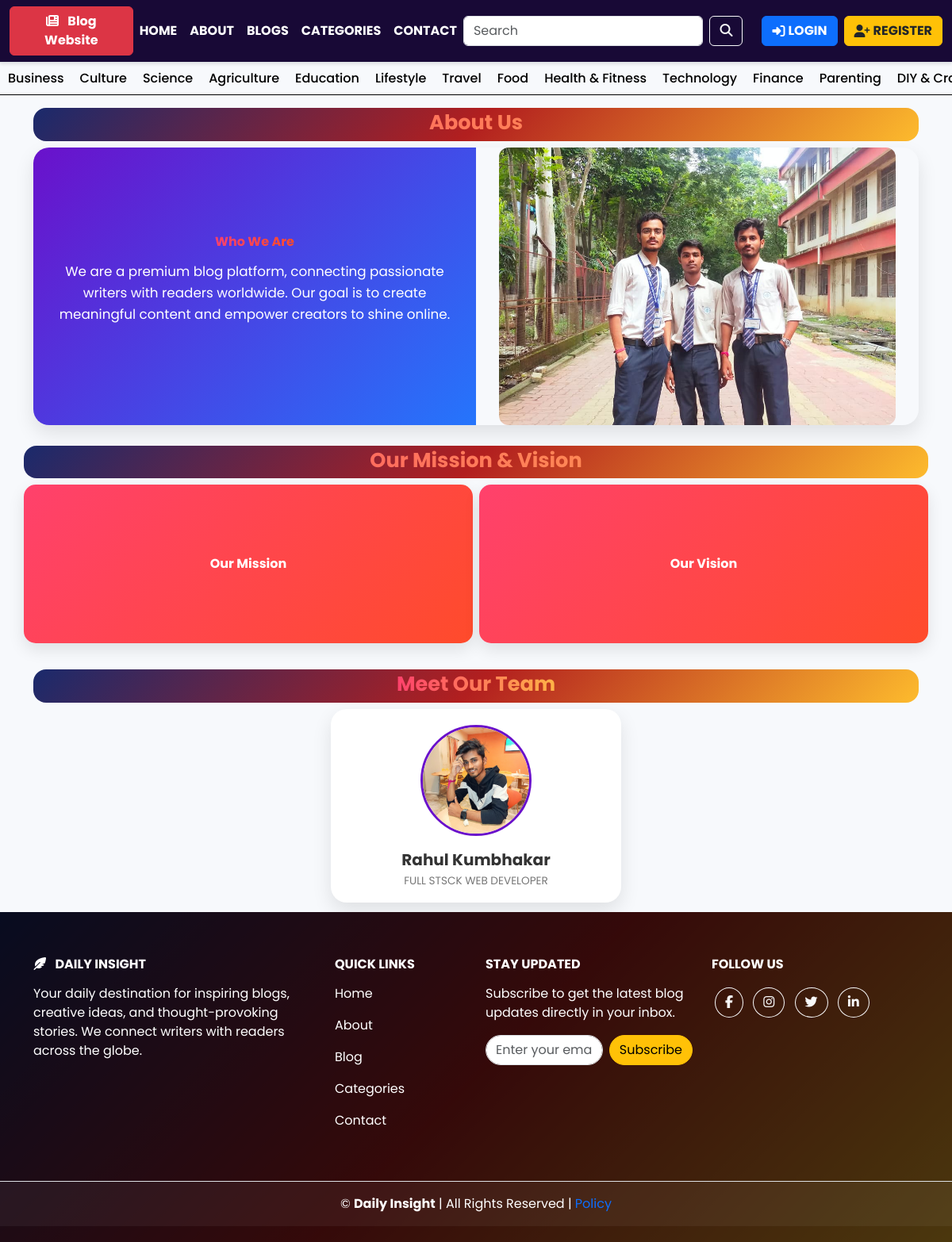
The page /about/ on the database its author committed.
### blog_app/models.py (models this page shows, shortened)
class Category(models.Model):
    category_name = models.CharField(max_length=100,unique=True)
    created_at=models.DateTimeField(auto_now_add=True)
    updated_at=models.DateTimeField(auto_now=True)
    class Meta:
        verbose_name_plural='categories'

class TeamGroupImage(models.Model):
    title = models.CharField(max_length=100, default="Our Team")
    image = models.ImageField(upload_to='group_images/')
    created_at = models.DateTimeField(auto_now_add=True)

class TeamMember(models.Model):
    name = models.CharField(max_length=100)
    description = models.TextField(blank=True)
    image = models.ImageField(upload_to='team/')
    twitter = models.URLField(blank=True)
    linkedin = models.URLField(blank=True)
    instagram = models.URLField(blank=True)
    bg_gradient = models.CharField(max_length=100, default='linear-gradient(135deg,#ff416c,#ffb347)')

### blog_app/views.py (the view)
# urls.py: path('about/',about,name='about'),
def about(request):
    team_members = TeamMember.objects.all()
    group_image = TeamGroupImage.objects.first()
    context = {
        'team_members': team_members,
        'group_image': group_image,  # optional model for group image
    }
    return render(request, 'about.html', context)

### blog_app/context_processors.py (called while the page is built)
def get_categories(request):
    categories=Category.objects.all()
    return {'categories': categories}

### templates/about.html (shortened to what this page needs)
{% extends './base/base.html' %}
{% block content %}
<section class="about-section container py-3 mb-3">
  <div class="container">
    <div class="text-center rounded-4 mb-2"
         style="background: linear-gradient(135deg, #1a2a6c, #b21f1f, #fdbb2d); padding: 3px 0;">
      <h2 class="section-title" style="margin-bottom: 5px; font-size: 1.6rem;">About Us</h2>
    </div>
    <div class="row g-0 mt-2">
      <div class="col-md-6 d-flex flex-column justify-content-center align-items-center about-text text-center p-3">
        <h1>Who We Are</h1>
        <p>
          We are a premium blog platform, connecting passionate writers with readers worldwide.
          Our goal is to create meaningful content and empower creators to shine online.
        </p>
      </div>
      <div class="col-md-6 about-image">
        {% if group_image %}
          <img src="{{ group_image.image.url }}" alt="Our Team">
        {% else %}
          <img src="/static/img/logo.png" alt="Blog Illustration">
        {% endif %}
      </div>
    </div>
  </div>
</section>
<section class="mission-vision container py-1">
  <div class="text-center rounded-4 mb-2"
       style="background: linear-gradient(135deg, #1a2a6c, #b21f1f, #fdbb2d); padding: 3px 0;">
    <h2 class="section-title" style="margin-bottom: 5px; font-size: 1.6rem;">Our Mission & Vision</h2>
  </div>
  <div class="row g-2">
    <div class="col-md-6">
      <div class="flip-card">
        <div class="flip-card-inner">
          <div class="flip-card-front">Our Mission</div>
          <div class="flip-card-back">
            Provide an engaging platform for writers to share knowledge, creativity,
            and connect with readers globally.
          </div>
        </div>
      </div>
    </div>
    <div class="col-md-6">
      <div class="flip-card">
        <div class="flip-card-inner">
          <div class="flip-card-front">Our Vision</div>
          <div class="flip-card-back">
            Become the leading blog community where ideas flourish, readers engage,
            and creators inspire globally.
          </div>
        </div>
      </div>
    </div>
  </div>
</section>
<section class="container py-1 mb-2">
  <div class="text-center rounded-4 mb-2 d-flex justify-content-center align-items-center"
       style="background: linear-gradient(135deg, #1a2a6c, #b21f1f, #fdbb2d); padding: 3px 0;">
    <h2 class="section-title" style="margin-bottom: 5px; font-size: 1.6rem;">Meet Our Team</h2>
  </div>
  <div class="row justify-content-center g-2">
    {% for member in team_members %}
    <div class="col-sm-6 col-md-4">
      <div class="team-card">
        <div class="team-img-wrapper">
          <img src="{{ member.image.url }}" alt="{{ member.name }}">
        </div>
        <div class="team-info p-2">
          <h5>{{ member.name }}</h5>
          <span>{{ member.description }}</span>
        </div>
      </div>
    </div>
    {% endfor %}
  </div>
</section>
{% endblock %}

### templates/base/categories.html
<div class="categories py-2" style="border-bottom: 1px solid black;">
  {% for i in categories%}
  <a href="{% url 'specific_category' i.id %}">{{i.category_name}}</a>
  {% endfor %}
</div>

### templates/base/header.html (style rules this page uses)
.categories { display: flex; overflow-x: auto; white-space: nowrap; scrollbar-width: none; -ms-overflow-style: none; }
.categories a { flex: 0 0 auto; margin: 0 10px; color: black; text-decoration: none; font-weight: 500; }

### templates/about.html (style rules this page uses)
body { font-family: 'Poppins', sans-serif; background: #f7f9fc; overflow-x: hidden; scroll-behavior: smooth; color: #333; }
.about-section { padding: 20px 0 20px 0; }
.about-section .row { border-radius: 20px; overflow: hidden; box-shadow: 0 10px 25px rgba(0,0,0,0.1); }
.about-text { background: linear-gradient(135deg, #6a11cb, #2575fc); color: #fff; padding: 20px; text-align: center; }
.about-text h1 { font-weight: 700; font-size: 1rem; margin-bottom: 15px; background: linear-gradient(90deg, #ff416c, #ff4b2b); -webkit-background-clip: text; -webkit-text-fill-color: transparent; }
.about-text p { font-size: 1.05rem; line-height: 1.6; }
.about-image { position: relative; display: flex; justify-content: center; align-items: center; }
.about-image img { width: 100%; max-width: 500px; height: 350px; object-fit: cover; border-radius: 12px; }
.mission-vision { padding: 20px 0 40px 0; margin-top: -10px; }
.flip-card { perspective: 1200px; margin-bottom: 25px; }
.flip-card-inner { position: relative; width: 100%; height: 200px; transition: transform 0.6s; transform-style: preserve-3d; }
.flip-card-front, .flip-card-back { position: absolute; width: 100%; height: 200px; border-radius: 15px; display: flex; align-items: center; justify-content: center; backface-visibility: hidden; color:#fff; padding:20px; box-shadow:0 8px 20px rgba(0,0,0,0.1); font-size:1rem; text-align:center; }
.flip-card-front { background: linear-gradient(135deg, #ff416c, #ff4b2b); font-weight:700; }
.flip-card-back { background: linear-gradient(135deg, #667eea, #764ba2); transform: rotateY(180deg); font-weight:500; }
.team-card { background: #fff; border-radius: 20px; overflow: hidden; text-align: center; transition: transform 0.4s, box-shadow 0.4s; box-shadow: 0 10px 25px rgba(0,0,0,0.1); }
.team-img-wrapper { width: 140px; height: 140px; margin: 20px auto 10px; border-radius: 50%; overflow: hidden; border: 3px solid #6a11cb; }
.team-card img { width: 100%; height: 100%; object-fit: cover; transition: transform 0.4s; }
.team-info h5 { font-weight:700; margin-bottom:5px; color:#333; }
.team-info span { font-size:0.85rem; color:#777; display:block; }
.section-title { font-size:2rem; font-weight:700; margin-bottom:30px; text-align:center; background: linear-gradient(90deg, #ff416c,#ffb347); -webkit-background-clip:text; -webkit-text-fill-color:transparent; }

### rows shown on the page
Category: category_name "Business"
Category: category_name "Culture"
Category: category_name "Science"
Category: category_name "Agriculture"
Category: category_name "Education"
Category: category_name "Lifestyle"
Category: category_name "Travel"
Category: category_name "Food"
Category: category_name "Health & Fitness"
Category: category_name "Technology"
Category: category_name "Finance"
Category: category_name "Parenting"
Category: category_name "DIY &…"
TeamGroupImage: image (picture)
TeamMember: image (picture), name "Rahul Kumbhakar", description "FULL STSCK WEB DEVELOPER"
